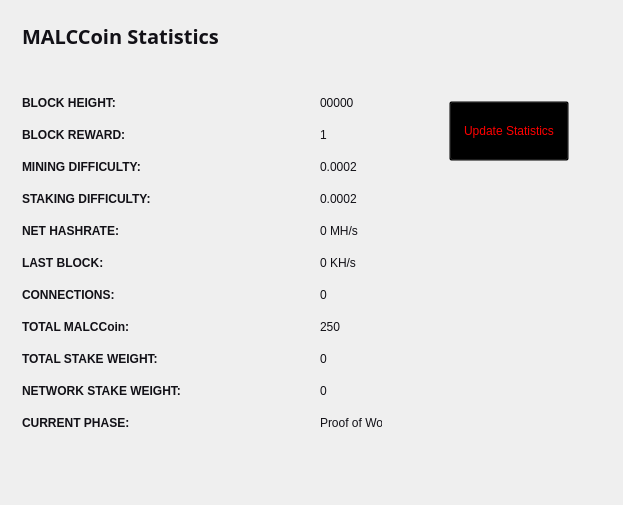
<?xml version="1.0" encoding="UTF-8"?>
<ui version="4.0">
 <class>StatisticsPage</class>
 <widget class="QWidget" name="StatisticsPage">
  <property name="windowModality">
   <enum>Qt::NonModal</enum>
  </property>
  <property name="geometry">
   <rect>
    <x>0</x>
    <y>0</y>
    <width>623</width>
    <height>505</height>
   </rect>
  </property>
  <property name="windowTitle">
   <string>Digging</string>
  </property>
  <property name="styleSheet">
   <string notr="true">color:#ffffff;
font-family:'Open Sans,sans-serif';</string>
  </property>
  <layout class="QGridLayout" name="gridLayout">
   <property name="sizeConstraint">
    <enum>QLayout::SetMaximumSize</enum>
   </property>
   <item row="0" column="1">
    <widget class="QFrame" name="frame">
     <property name="minimumSize">
      <size>
       <width>213</width>
       <height>0</height>
      </size>
     </property>
     <property name="frameShape">
      <enum>QFrame::NoFrame</enum>
     </property>
     <property name="frameShadow">
      <enum>QFrame::Raised</enum>
     </property>
     <widget class="QPushButton" name="startButton">
      <property name="geometry">
       <rect>
        <x>50</x>
        <y>90</y>
        <width>120</width>
        <height>60</height>
       </rect>
      </property>
      <property name="sizePolicy">
       <sizepolicy hsizetype="Fixed" vsizetype="Fixed">
        <horstretch>0</horstretch>
        <verstretch>0</verstretch>
       </sizepolicy>
      </property>
      <property name="minimumSize">
       <size>
        <width>120</width>
        <height>60</height>
       </size>
      </property>
      <property name="styleSheet">
       <string notr="true">background:transparent; color:red;</string>
      </property>
      <property name="text">
       <string>Update Statistics</string>
      </property>
     </widget>
    </widget>
   </item>
   <item row="0" column="0">
    <widget class="QFrame" name="gridFrame_2">
     <layout class="QGridLayout" name="gridLayout_4">
      <item row="3" column="0">
       <layout class="QFormLayout" name="formLayout_2">
        <property name="fieldGrowthPolicy">
         <enum>QFormLayout::FieldsStayAtSizeHint</enum>
        </property>
        <property name="horizontalSpacing">
         <number>139</number>
        </property>
        <property name="verticalSpacing">
         <number>18</number>
        </property>
        <property name="rightMargin">
         <number>0</number>
        </property>
        <item row="1" column="0">
         <widget class="QLabel" name="label_14">
          <property name="text">
           <string>&lt;html&gt;&lt;head/&gt;&lt;body&gt;&lt;p&gt;&lt;span style=&quot; font-weight:600; color:#121117;&quot;&gt;BLOCK HEIGHT:&lt;/span&gt;&lt;/p&gt;&lt;/body&gt;&lt;/html&gt;</string>
          </property>
         </widget>
        </item>
        <item row="1" column="1">
         <widget class="QLabel" name="heightBox">
          <property name="styleSheet">
           <string notr="true">color:#121117;</string>
          </property>
          <property name="text">
           <string>00000</string>
          </property>
         </widget>
        </item>
        <item row="2" column="0">
         <widget class="QLabel" name="label_12">
          <property name="text">
           <string>&lt;html&gt;&lt;head/&gt;&lt;body&gt;&lt;p&gt;&lt;span style=&quot; font-weight:600; color:#121117;&quot;&gt;BLOCK REWARD:&lt;/span&gt;&lt;/p&gt;&lt;/body&gt;&lt;/html&gt;</string>
          </property>
         </widget>
        </item>
        <item row="2" column="1">
         <widget class="QLabel" name="rewardBox">
          <property name="styleSheet">
           <string notr="true">color:#121117;</string>
          </property>
          <property name="text">
           <string>1</string>
          </property>
         </widget>
        </item>
        <item row="3" column="0">
         <widget class="QLabel" name="label_13">
          <property name="text">
           <string>&lt;html&gt;&lt;head/&gt;&lt;body&gt;&lt;p&gt;&lt;span style=&quot; font-weight:600; color:#121117;&quot;&gt;MINING DIFFICULTY:&lt;/span&gt;&lt;/p&gt;&lt;/body&gt;&lt;/html&gt;</string>
          </property>
         </widget>
        </item>
        <item row="3" column="1">
         <widget class="QLabel" name="diffBox">
          <property name="styleSheet">
           <string notr="true">color:#121117;</string>
          </property>
          <property name="text">
           <string>0.0002</string>
          </property>
         </widget>
        </item>
        <item row="4" column="0">
         <widget class="QLabel" name="label_9">
          <property name="text">
           <string>&lt;html&gt;&lt;head/&gt;&lt;body&gt;&lt;p&gt;&lt;span style=&quot; font-weight:600; color:#121117;&quot;&gt;STAKING DIFFICULTY:&lt;/span&gt;&lt;/p&gt;&lt;/body&gt;&lt;/html&gt;</string>
          </property>
         </widget>
        </item>
        <item row="4" column="1">
         <widget class="QLabel" name="diffBox2">
          <property name="styleSheet">
           <string notr="true">color:#121117;</string>
          </property>
          <property name="text">
           <string>0.0002</string>
          </property>
         </widget>
        </item>
        <item row="5" column="1">
         <widget class="QLabel" name="pawrateBox">
          <property name="styleSheet">
           <string notr="true">color:#121117;</string>
          </property>
          <property name="text">
           <string>0 MH/s</string>
          </property>
         </widget>
        </item>
        <item row="6" column="0">
         <widget class="QLabel" name="label3_2">
          <property name="sizePolicy">
           <sizepolicy hsizetype="Preferred" vsizetype="Maximum">
            <horstretch>0</horstretch>
            <verstretch>0</verstretch>
           </sizepolicy>
          </property>
          <property name="text">
           <string>&lt;html&gt;&lt;head/&gt;&lt;body&gt;&lt;p&gt;&lt;span style=&quot; font-weight:600; color:#121117;&quot;&gt;LAST BLOCK:&lt;/span&gt;&lt;/p&gt;&lt;/body&gt;&lt;/html&gt;</string>
          </property>
         </widget>
        </item>
        <item row="6" column="1">
         <widget class="QLabel" name="localBox">
          <property name="styleSheet">
           <string notr="true">color:#121117;</string>
          </property>
          <property name="text">
           <string>0 KH/s</string>
          </property>
         </widget>
        </item>
        <item row="7" column="0">
         <widget class="QLabel" name="label1_2">
          <property name="text">
           <string>&lt;html&gt;&lt;head/&gt;&lt;body&gt;&lt;p&gt;&lt;span style=&quot; font-weight:600; color:#121117;&quot;&gt;CONNECTIONS:&lt;/span&gt;&lt;/p&gt;&lt;/body&gt;&lt;/html&gt;</string>
          </property>
         </widget>
        </item>
        <item row="7" column="1">
         <widget class="QLabel" name="connectionBox">
          <property name="styleSheet">
           <string notr="true">color:#121117;</string>
          </property>
          <property name="text">
           <string>0</string>
          </property>
         </widget>
        </item>
        <item row="8" column="0">
         <widget class="QLabel" name="label_8">
          <property name="text">
           <string>&lt;html&gt;&lt;head/&gt;&lt;body&gt;&lt;p&gt;&lt;span style=&quot; font-weight:600; color:#121117;&quot;&gt;TOTAL MALCCoin:&lt;/span&gt;&lt;/p&gt;&lt;/body&gt;&lt;/html&gt;</string>
          </property>
         </widget>
        </item>
        <item row="8" column="1">
         <widget class="QLabel" name="volumeBox">
          <property name="styleSheet">
           <string notr="true">color:#121117;</string>
          </property>
          <property name="text">
           <string>250</string>
          </property>
         </widget>
        </item>
        <item row="9" column="0">
         <widget class="QLabel" name="label_10">
          <property name="text">
           <string>&lt;html&gt;&lt;head/&gt;&lt;body&gt;&lt;p&gt;&lt;span style=&quot; font-weight:600; color:#121117;&quot;&gt;TOTAL STAKE WEIGHT:&lt;/span&gt;&lt;/p&gt;&lt;/body&gt;&lt;/html&gt;</string>
          </property>
         </widget>
        </item>
        <item row="9" column="1">
         <widget class="QLabel" name="minBox">
          <property name="styleSheet">
           <string notr="true">color:#121117;</string>
          </property>
          <property name="text">
           <string>0</string>
          </property>
         </widget>
        </item>
        <item row="10" column="0">
         <widget class="QLabel" name="label_11">
          <property name="text">
           <string>&lt;html&gt;&lt;head/&gt;&lt;body&gt;&lt;p&gt;&lt;span style=&quot; font-weight:600; color:#121117;&quot;&gt;NETWORK STAKE WEIGHT:&lt;/span&gt;&lt;/p&gt;&lt;/body&gt;&lt;/html&gt;</string>
          </property>
         </widget>
        </item>
        <item row="10" column="1">
         <widget class="QLabel" name="maxBox">
          <property name="styleSheet">
           <string notr="true">color:#121117;</string>
          </property>
          <property name="text">
           <string>0</string>
          </property>
         </widget>
        </item>
        <item row="11" column="0">
         <widget class="QLabel" name="label_15">
          <property name="text">
           <string>&lt;html&gt;&lt;head/&gt;&lt;body&gt;&lt;p&gt;&lt;span style=&quot; font-weight:600; color:#121117;&quot;&gt;CURRENT PHASE:&lt;/span&gt;&lt;/p&gt;&lt;/body&gt;&lt;/html&gt;</string>
          </property>
         </widget>
        </item>
        <item row="11" column="1">
         <widget class="QLabel" name="cBox">
          <property name="styleSheet">
           <string notr="true">color:#121117;</string>
          </property>
          <property name="text">
           <string>Proof of Work</string>
          </property>
         </widget>
        </item>
        <item row="5" column="0">
         <widget class="QLabel" name="label_16">
          <property name="text">
           <string>&lt;html&gt;&lt;head/&gt;&lt;body&gt;&lt;p&gt;&lt;span style=&quot; font-weight:600; color:#121117;&quot;&gt;NET HASHRATE:&lt;/span&gt;&lt;/p&gt;&lt;/body&gt;&lt;/html&gt;</string>
          </property>
         </widget>
        </item>
       </layout>
      </item>
      <item row="1" column="0">
       <layout class="QHBoxLayout" name="horizontalLayout_4">
        <property name="spacing">
         <number>7</number>
        </property>
        <item>
         <widget class="QLabel" name="label_5">
          <property name="font">
           <font>
            <family>Open Sans,sans-serif</family>
           </font>
          </property>
          <property name="text">
           <string>&lt;html&gt;&lt;head/&gt;&lt;body&gt;&lt;p&gt;&lt;span style=&quot; font-size:20px; font-weight:600; color:#121117;&quot;&gt;MALCCoin Statistics&lt;/span&gt;&lt;/p&gt;&lt;/body&gt;&lt;/html&gt;</string>
          </property>
         </widget>
        </item>
        <item>
         <spacer name="horizontalSpacer_2">
          <property name="orientation">
           <enum>Qt::Horizontal</enum>
          </property>
          <property name="sizeHint" stdset="0">
           <size>
            <width>40</width>
            <height>20</height>
           </size>
          </property>
         </spacer>
        </item>
       </layout>
      </item>
      <item row="2" column="0">
       <spacer name="verticalSpacer_2">
        <property name="orientation">
         <enum>Qt::Vertical</enum>
        </property>
        <property name="sizeHint" stdset="0">
         <size>
          <width>20</width>
          <height>40</height>
         </size>
        </property>
       </spacer>
      </item>
     </layout>
    </widget>
   </item>
   <item row="1" column="0">
    <spacer name="verticalSpacer">
     <property name="orientation">
      <enum>Qt::Vertical</enum>
     </property>
     <property name="sizeHint" stdset="0">
      <size>
       <width>20</width>
       <height>40</height>
      </size>
     </property>
    </spacer>
   </item>
  </layout>
 </widget>
 <layoutdefault spacing="6" margin="11"/>
 <resources/>
 <connections/>
</ui>
